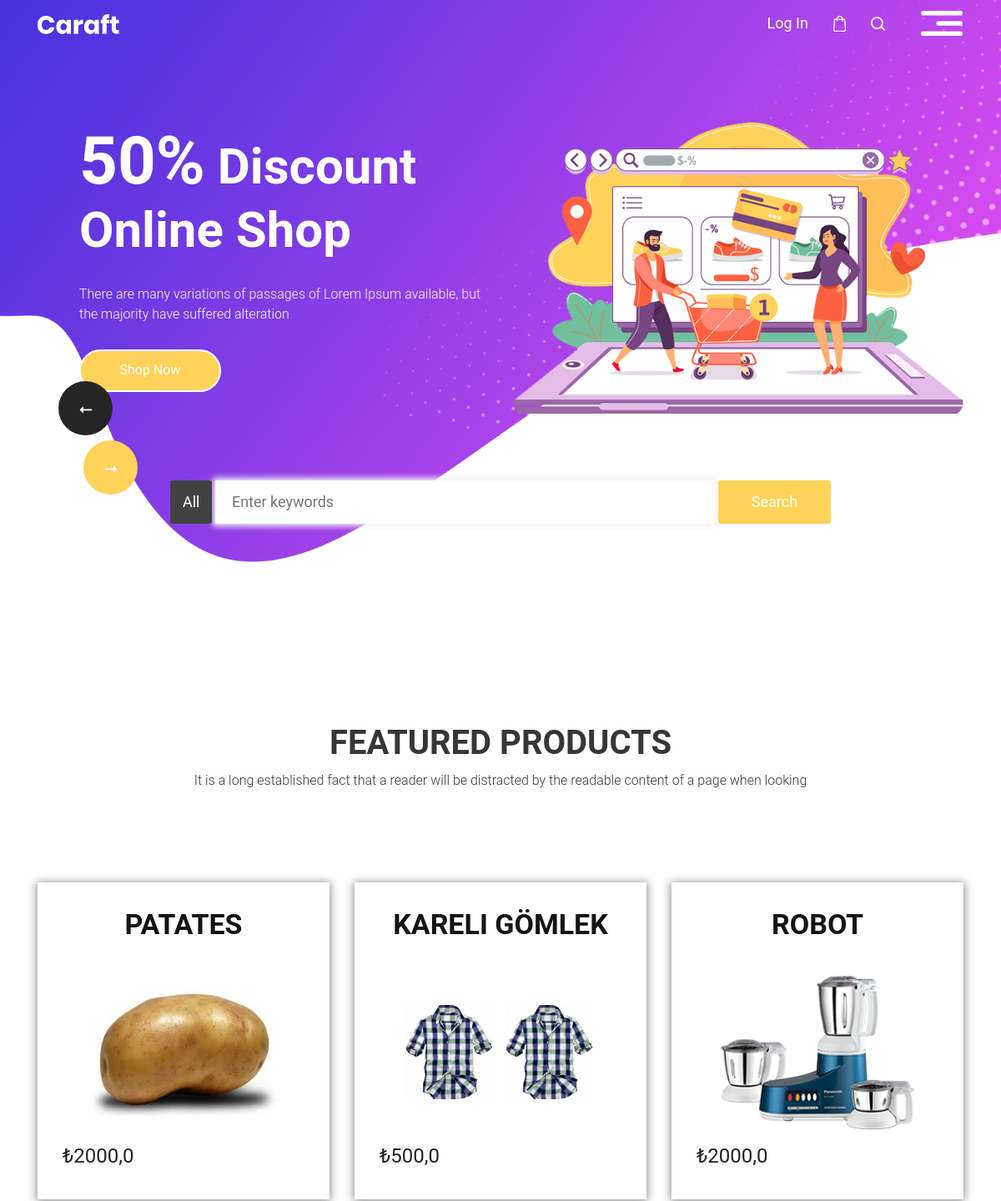
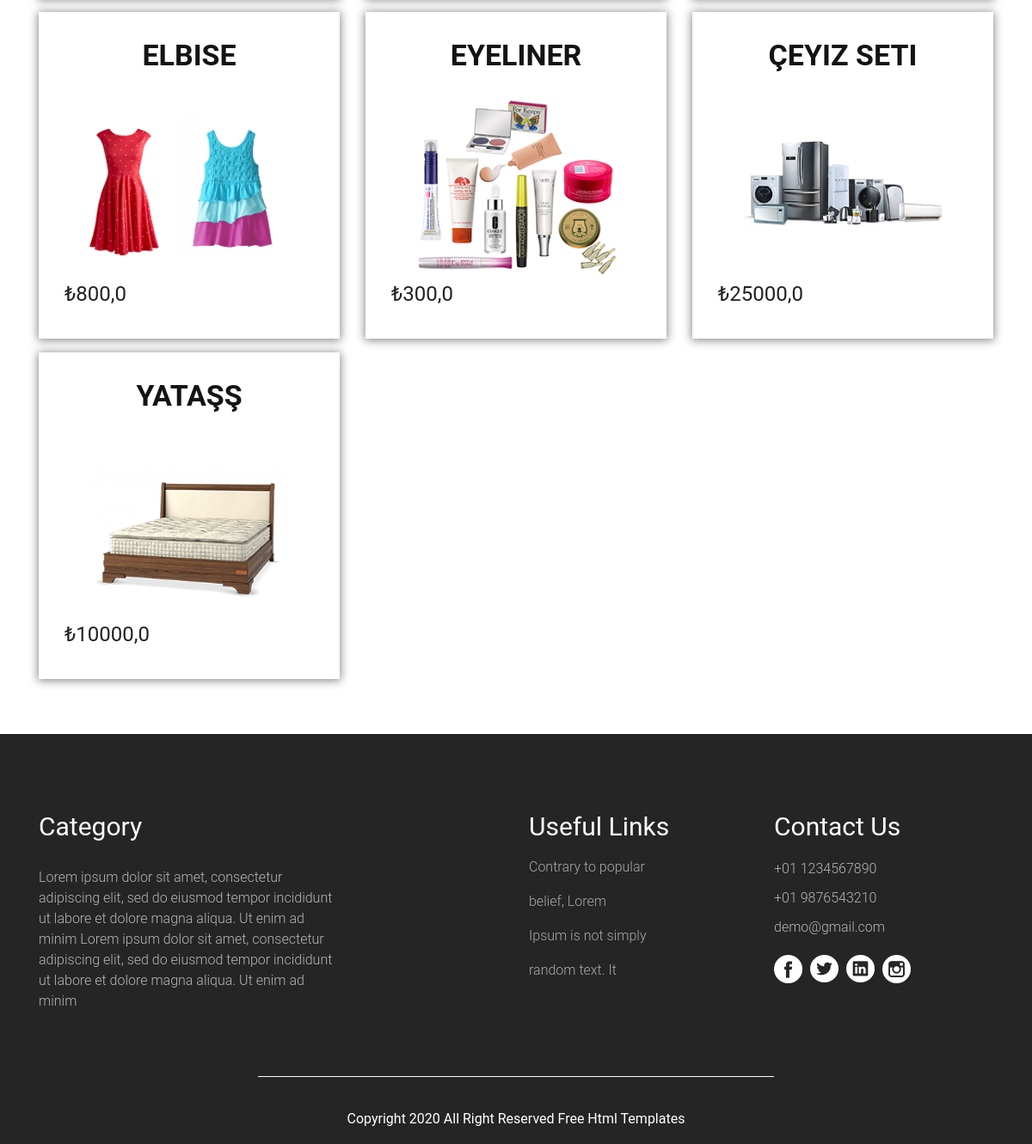
The app's page /productAll/ with its own data (2 pictures, top to bottom).
### appMy/models.py (models this page shows, shortened)
class Product(models.Model):
    brand = models.ForeignKey(Brand, verbose_name=("Ürün Markası"), on_delete=models.CASCADE)
    category = models.ForeignKey(Category, verbose_name=("Ürün Kategorisi"), on_delete=models.CASCADE)
    title = models.CharField(("Ürün Başlık"), max_length=50)
    text = models.TextField(("Ürün Özellikleri"))
    price = models.FloatField(("Ürün Fiyatı"))
    image = models.FileField(("Ürün Fotoğrafı"), upload_to='', max_length=100, null=True)

### appMy/views.py (the view)
# urls.py: path('productAll/', productAll, name='productAll'),
def productAll(request):
    context={"title": "Tüm Ürünler"}
    products = Product.objects.all()
    context.update({"products": products})
    return render(request,'products.html',context)

### appMy/templates/products.html
{% extends 'base.html' %}
{% load static %}
{% block body %}
      <div class="product_section layout_padding">
         <div class="container">
            <h1 class="feature_taital">FEATURED PRODUCTS</h1>
            <p class="feature_text">It is a long established fact that a reader will be distracted by the readable content of a page when looking</p>
            <div class="product_section_2">
               <div class="row mb-5">
                  {% for i in products %}
                  <div class="col-4 mb-3">
                     <a href="#">
                        <div class="feature_box">
                           <h1 class="readable_text">{{ i.title }}</h1>
                           <div><img src="{{ i.image.url }}" class="image_7"></div>
                           <div style="font-size: 24px;">₺{{ i.price }}</div>
                        </div>
                     </a>
                  </div>
                  {% endfor %}
               </div>
            </div>
         </div>
      </div>
{% endblock body %}

### appMy/static/css/style.css (style rules this page uses)
* { box-sizing: border-box !important; transition: ease all 0.5s; }
html { scroll-behavior: smooth; }
body { color: #666666; font-size: 14px; font-family: Roboto; line-height: 1.80857; font-weight: normal; overflow-x: hidden; }
a { color: #1f1f1f; text-decoration: none !important; outline: none !important; -webkit-transition: all .3s ease-in-out; -moz-transition: all .3s ease-in-out; -ms-transition: all .3s ease-in-out; -o-transition: all .3s ease-in-out; transition: all .3s ease-in-out; }
h1, h2, h3, h4, h5, h6 { letter-spacing: 0; font-weight: normal; position: relative; padding: 0 0 10px 0; font-weight: normal; line-height: normal; color: #111111; margin: 0 }
h1 { font-size: 24px }
*, *::after, *::before { -webkit-box-sizing: border-box; -moz-box-sizing: border-box; box-sizing: border-box; }
p { margin: 20px; font-weight: 300; font-size: 15px; line-height: 24px; }
a { color: #222222; text-decoration: none; outline: none !important; }
a, .btn { text-decoration: none !important; outline: none !important; -webkit-transition: all .3s ease-in-out; -moz-transition: all .3s ease-in-out; -ms-transition: all .3s ease-in-out; -o-transition: all .3s ease-in-out; transition: all .3s ease-in-out; }
img { max-width: 100%; height: auto; }
.layout_padding { padding-top: 90px; padding-bottom: 0px; }
.product_section { width: 100%; float: left; }
.feature_taital { width: 100%; float: left; font-size: 40px; text-align: center; text-transform: uppercase; color: #373637; font-weight: bold; }
.feature_text { width: 100%; float: left; font-size: 16px; text-align: center; color: #373637; margin-left: 0px; margin-top: 0px; }
.product_section_2 { width: 100%; float: left; padding-top: 90px; }
.feature_box { width: 100%; height: 380px; display: flex; flex-direction: column; justify-content: space-between; background-color: #ffffff; padding: 30px; box-shadow: 0px 1px 10px 1px #888888; }
.image_7 { width: 80%; margin: 0 auto; text-align: center; display: block; padding-top: 20px; }
.readable_text { width: 100%; float: left; font-size: 34px; text-align: center; text-transform: uppercase; color: #141414; font-weight: bold; }

### records on screen
Product: title "PATATES", image (picture), price "2000,0"
Product: title "KARELI GÖMLEK", image (picture), price "500,0"
Product: title "ROBOT", image (picture), price "2000,0"
Product: title "ELBISE", image (picture), price "800,0"
Product: title "EYELINER", image (picture), price "300,0"
Product: title "ÇEYIZ SETI", image (picture), price "25000,0"
Product: title "YATAŞŞ", image (picture), price "10000,0"
